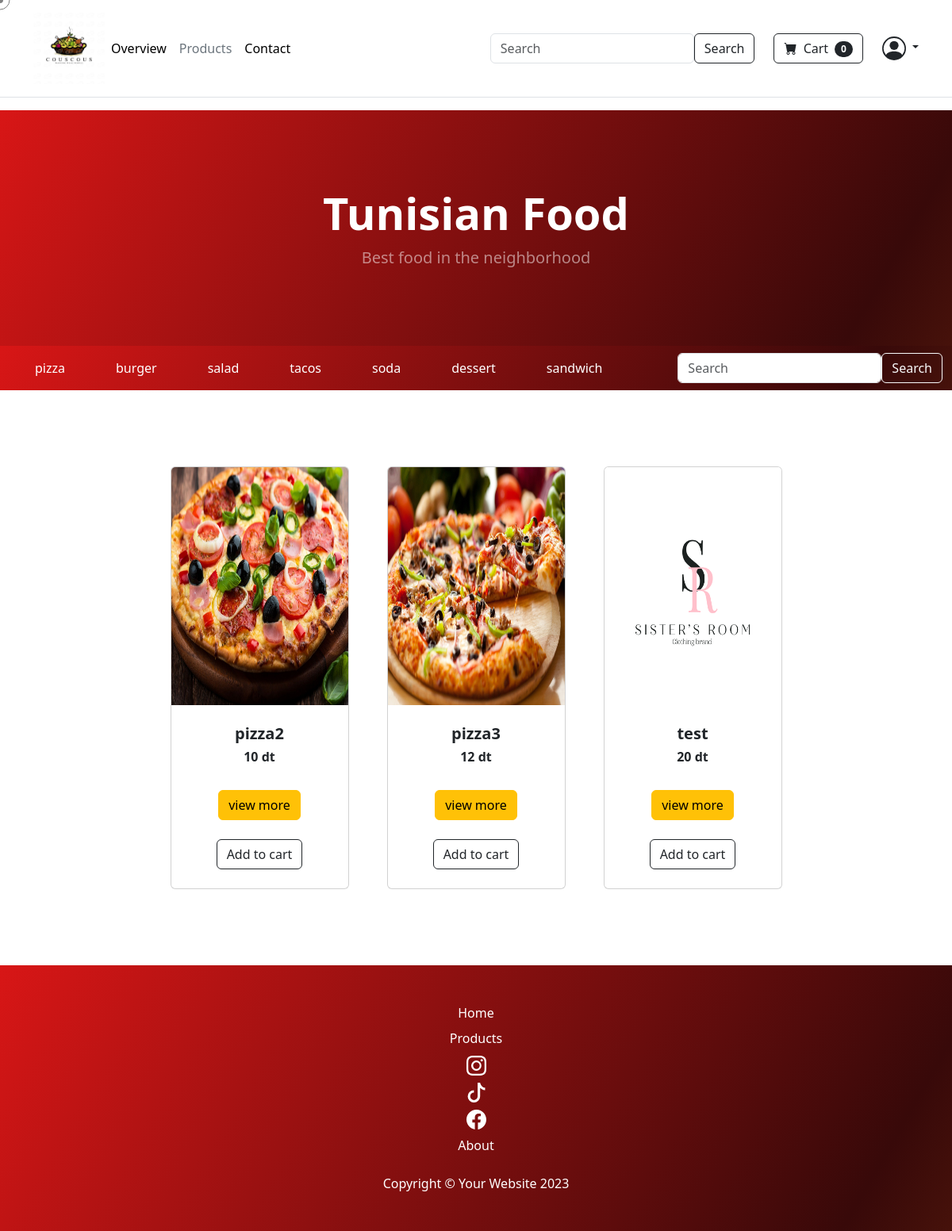
The app's page /products.php?category=9 with its own data.
### tables this page shows
CREATE TABLE `categories` (
  `category_id` int(11) NOT NULL,
  `category_title` varchar(100) NOT NULL
);

CREATE TABLE `products` (
  `product_id` int(11) NOT NULL,
  `product_title` varchar(100) NOT NULL,
  `product_description` varchar(225) NOT NULL,
  `category_id` int(11) NOT NULL,
  `product_image` varchar(225) NOT NULL,
  `product_price` int(225) NOT NULL
);

### functions/common_function.php (the view, shortened to what this page needs)
<?php
@include('./includes/connect.php');
function showcategories(){
    global $conn;
    $select_category="SELECT * FROM categories";
                $result_category=mysqli_query($conn,$select_category);
                while($row_data=mysqli_fetch_assoc($result_category)){
                    $category_title=$row_data['category_title'];
                    $category_id=$row_data['category_id'];
                    echo "<li class='nav-item px-4' >
                    <a class='nav-link active' aria-current='page' href='products.php?category=$category_id'>$category_title
                    </a>
                    </li>";
                }
}
function get_specific_product(){
    global $conn;
    if(isset($_GET['category'])){
    $category_id=$_GET['category'];
    $select_query="SELECT * FROM products where category_id=$category_id";
        $result_query=mysqli_query($conn,$select_query);
        while($row=mysqli_fetch_assoc($result_query)){
            $product_id=$row['product_id'];
            $product_title=$row['product_title'];
            $product_price=$row['product_price'];
            $product_image=$row['product_image'];
            echo"
            <div class='col mb-5'>
            <div class='card h-100'>
                <img class='card-img-top' src='./admin_area/product_images/$product_image' alt='$product_title' width=200 height=300/>
                <div class='card-body p-4'>
                    <div class='text-center'>
                        <h5 class='fw-bolder'>$product_title</h5>
                        <h6 class='fw-bolder'>$product_price dt</h6>
                    </div>
                </div>
                <div class='card-footer p-4 pt-0 border-top-0 bg-transparent'>
                    <div class='text-center'><a class='btn btn-warning mt-auto' href='product.php?product_id=$product_id'>view more</a></div><br>
                    <div class='text-center'><a class='btn btn-outline-dark mt-auto' href='index.php?add_to_cart=$product_id'>Add to cart</a></div>                </div>
            </div>
        </div>
            ";
                }}}
function cart_item(){
    global $conn;
    $ip=getIPAddress();
    if(isset($_GET['add_to_cart'])){
       $select_query="SELECT * from cart_details where ip_add='$ip' ";
       $result_query=mysqli_query($conn,$select_query);
       $count_cart_items=mysqli_num_rows($result_query);
       }else{
    $select_query="SELECT * from cart_details where ip_add='$ip'";
       $result_query=mysqli_query($conn,$select_query);
       $count_cart_items=mysqli_num_rows($result_query);
       }
       echo $count_cart_items;
    }
function getIPAddress() {
     if(!empty($_SERVER['HTTP_CLIENT_IP'])) {
                $ip = $_SERVER['HTTP_CLIENT_IP'];
        }
    elseif (!empty($_SERVER['HTTP_X_FORWARDED_FOR'])) {
                $ip = $_SERVER['HTTP_X_FORWARDED_FOR'];
     }
    else{
             $ip = $_SERVER['REMOTE_ADDR'];
     }
     return $ip;
}
?>

### records on screen
categories: category_title "pizza"
categories: category_title "burger"
categories: category_title "salad"
categories: category_title "tacos"
categories: category_title "soda"
categories: category_title "dessert"
categories: category_title "sandwich"
products: product_image (picture), product_title "pizza2", product_price "10"
products: product_image (picture), product_title "pizza3", product_price "12"
products: product_image+product_title (picture), product_title "test", product_price "20"

### other values on screen
$count_cart_items "0"
